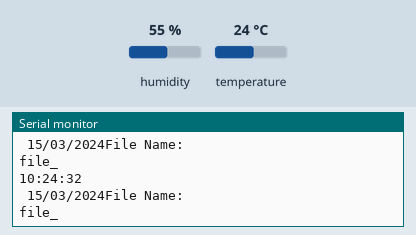
Recording of a sketch running on a simulated Arduino Uno, built with avr-gcc and run on an emulated ATmega328P. On the bench: the last lines printed to the serial monitor. The test bench sets the inputs (shaded band); at power-on: temperature 24 °C, humidity 55 %. The local clock reads 2024-03-15 10:24:30 at power-on unless the sketch sets it; storage starts empty.

Above: at 2.8 s.
2.9 s: temperature set to 12 °C
At 4.27 s:
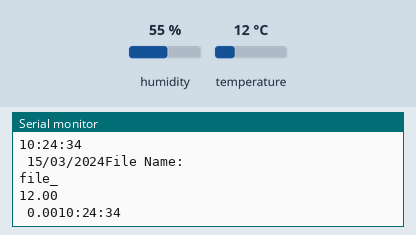
5.6 s: temperature set to 19 °C
At 5.65 s:
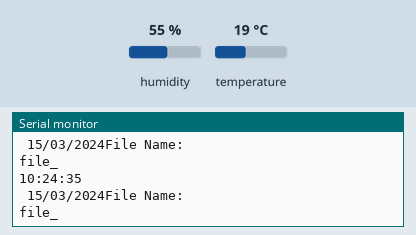
Timing chart, 0 to 8.6 s (numbered marks = the images above; inputs shaded):
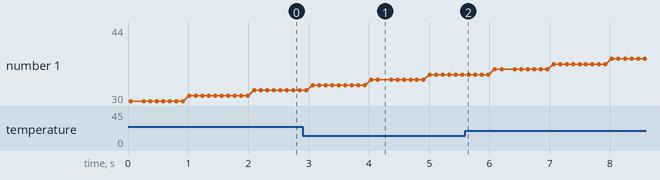

The sketch:

dht22-sd-logger.ino
```cpp
#include <SD.h>
#include <RTClib.h>
#include <DHT.h>
#define DHTPIN 9
#define DHTTYPE DHT22

DHT dht(DHTPIN, DHTTYPE);
File file;
char hms[20];
char gma[20];
RTC_DS1307 rtc;

String filename;

float temp = dht.readTemperature();
float humid = dht.readHhumidity();
float pre_temp = 0;
float pre_humid = 0;

void setup() {
  rtc.begin();
  if (! rtc.isrunning()) {
    rtc.adjust(DateTime(__DATE__, __TIME__));
  }
  SD.begin(4);
  if (SD.begin(4) == true);
  Serial.begin(9600);
}

void loop() {
  DateTime now = rtc.now();
  temp = dht.readTemperature();
  humid = dht.readHhumidity();
  sprintf(hms, "%02d:%02d:%02d", now.hour(), now.minute(), now.second());
  sprintf(gma, "%02d/%02d/%d", now.day(), now.month(), now.year());
  Serial.println(hms);
  Serial.print(" ");
  Serial.print(gma);
  sd_manage();
  if (pre_temp != temp || pre_humid != humid) {
    write_data();
  }
  delay(100);
}

void sd_manage() {
  String filename = "file_", gma;
  file = SD.open(filename, FILE_WRITE | O_APPEND);
  file.close();
  Serial.println("File Name: ");
  Serial.println(filename);
}

void write_data() {
  Serial.println(temp);
  Serial.print(" ");
  Serial.print(humid);
  file.println();
  file.print(hms);
  file.print(",  Temp: ");
  file.print(temp);
  file.print("°C,  Hum: ");
  file.print(humid);
  file.print("%");
  pre_temp = temp;
  pre_humid = humid;
}
```

Measured:
- after the input at 2.9 s, the serial monitor: prints a new line after 1.3 s (image 1)
